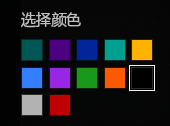
#> input picture eve-alert/docs/eve总览颜色.png, 170 x 126 px
$ python -i drone.py   (imports and definitions only)
#> lines starting #> are read from the running program, lines starting #| are printed output that depends on the picture; after the words box and inside, x2 and y2 are one past the last pixel; in counts of white or black regions, pixels touching at a corner belong together
### core/logger.py
"""日志模块。

统一配置 Python 标准库 `logging`，**仅记录异常 / 崩溃信息**（ERROR 及以上，
含 traceback）：监控线程异常、未捕获异常导致的闪退、警报播放失败等。
普通生命周期事件（启动 / 配置载入 / 窗口定位 / 检测命中等）不再写日志，保持日志简洁。

- **滚动文件**：默认写入「数据目录/logs/eve-alert.log」（由 `main.py` 传入 `base_dir=app_dir()`），超过 max_bytes 自动轮转；
- **控制台**：同步输出（仅 ERROR 及以上），便于启动排查；
- 日志级别可通过 config.json 的 `logging.level` 配置（debug/info/warning/error/critical），
  默认 `error`。
"""
from __future__ import annotations

import logging
from logging.handlers import RotatingFileHandler
from pathlib import Path

# 默认日志目录与文件名（相对 base_dir，即数据目录 app_dir()）
DEFAULT_LOG_FILENAME = "logs/eve-alert.log"
_LOGGER_LEVELS = {
    "debug": logging.DEBUG,
    "info": logging.INFO,
    "warning": logging.WARNING,
    "error": logging.ERROR,
    "critical": logging.CRITICAL,
}

_configured = False
_formatter = logging.Formatter(
    "%(asctime)s | %(levelname)-8s | %(name)s | %(message)s",
    "%Y-%m-%d %H:%M:%S",
)


# [56 lines left out: functions parse_level, setup_logging, not called in this run]


def get_logger(name: str | None = None) -> logging.Logger:
    """获取带命名空间的 logger（模块级使用，如 ``get_logger(__name__)``）。"""
    return logging.getLogger(name)

### core/paths.py
"""运行时路径解析。

区分「开发期」与「打包后（PyInstaller frozen）」两种运行环境：

- ``app_dir()``   —— 可写数据目录（config.json、logs/）：打包后为系统用户数据目录，
                     开发期为项目根目录。
- ``assets_dir()``—— 只读资源目录（assets/）：打包后为 PyInstaller 解包目录
                     （``sys._MEIPASS``），开发期为项目根目录。

打包（--onefile / --onedir）后 ``__file__`` 指向临时解包目录，不能用于定位可写数据；
logo / 警报音等资源经 ``--add-data`` 打进包内，运行时从 ``sys._MEIPASS`` 读取。
"""
from __future__ import annotations

import os
import sys
from pathlib import Path

# 打包后的用户数据目录名（config.json / logs/ 的父目录）
_APP_DATA_DIR_NAME = "eve-alert"


def app_dir() -> Path:
    """可写数据目录（config.json、logs/）。

    打包后写入系统用户数据目录 ``%APPDATA%\\eve-alert``（回退 ``%LOCALAPPDATA%`` /
    用户主目录），避免在 exe 所在目录或用户当前目录产生 config.json 与 logs/。
    开发期为项目根目录。
    """
    if getattr(sys, "frozen", False):
        base = (
            os.environ.get("APPDATA")
            or os.environ.get("LOCALAPPDATA")
            or str(Path.home())
        )
        return Path(base) / _APP_DATA_DIR_NAME
    return Path(__file__).resolve().parent.parent


def assets_dir() -> Path:
    """只读资源目录：打包后为 PyInstaller 解包目录，开发期为项目根目录。"""
    if getattr(sys, "frozen", False) and hasattr(sys, "_MEIPASS"):
        return Path(sys._MEIPASS)
    return app_dir()

### core/drone.py
"""无人机状态识别。

直接分析无人机列表原始像素，不做下采样。绿色 / 红色 / 橙色文字簇必须匹配
对应字样模板，并在同一行右侧找到血条，才计为有效无人机行。
"""
from __future__ import annotations

import time
from dataclasses import dataclass
from pathlib import Path

import cv2
import numpy as np

from core.logger import get_logger
from core.paths import assets_dir

logger = get_logger(__name__)


@dataclass(frozen=True)
class DroneState:
    idle_count: int
    combat: bool
    returning: bool
    damaged: bool
    all_idle: bool
    idle_chime: bool


_EMPTY_STATE = DroneState(0, False, False, False, False, False)
IDLE_ALERT_DELAY_SECONDS = 30.0

# 0.45 覆盖 0.5–1.5 倍实测下限；0.7 倍末行最低约 0.49，
# 与实心色块（约 0）及随机噪声（≤0.15）仍有充足区分度。
TEXT_MATCH_THRESHOLD = 0.45
TEXT_MIN_HEIGHT = 6
TEXT_ASPECT_MIN, TEXT_ASPECT_MAX = 1.8, 4.2
TEXT_MERGE_GAP = 6
BAR_MAX_HEIGHT = 12
BAR_MIN_WIDTH = 6
BAR_MIN_ASPECT = 2.5
BAR_VERTICAL_TOLERANCE = 0.7

_TEXT_KERNEL = np.ones((2, 1), dtype=np.uint8)
_GREEN_LOWER = np.array([40, 70, 80], dtype=np.uint8)
_GREEN_UPPER = np.array([80, 255, 255], dtype=np.uint8)
_RED_LOWER_1 = np.array([0, 120, 90], dtype=np.uint8)
_RED_UPPER_1 = np.array([10, 255, 255], dtype=np.uint8)
_RED_LOWER_2 = np.array([170, 120, 90], dtype=np.uint8)
_RED_UPPER_2 = np.array([179, 255, 255], dtype=np.uint8)
_ORANGE_LOWER = np.array([12, 100, 80], dtype=np.uint8)
_ORANGE_UPPER = np.array([35, 255, 255], dtype=np.uint8)
_WHITE_LOWER = np.array([0, 0, 140], dtype=np.uint8)
_WHITE_UPPER = np.array([179, 60, 255], dtype=np.uint8)


def to_bgr(frame: np.ndarray) -> np.ndarray | None:
    """把检测器支持的灰度 / BGRA / BGR 图像统一为 BGR。"""
    if not isinstance(frame, np.ndarray):
        return None
    if frame.ndim == 2:
        return cv2.cvtColor(frame, cv2.COLOR_GRAY2BGR)
    if frame.ndim == 3 and frame.shape[2] == 4:
        return cv2.cvtColor(frame, cv2.COLOR_BGRA2BGR)
    if frame.ndim == 3 and frame.shape[2] == 3:
        return frame
    return None


def build_color_masks(
    frame_bgr: np.ndarray,
) -> tuple[np.ndarray, np.ndarray, np.ndarray, np.ndarray]:
    """返回检测器使用的 green / red / orange / white 二值掩码。"""
    hsv = cv2.cvtColor(frame_bgr, cv2.COLOR_BGR2HSV)
    green = cv2.inRange(hsv, _GREEN_LOWER, _GREEN_UPPER)
    red = cv2.bitwise_or(
        cv2.inRange(hsv, _RED_LOWER_1, _RED_UPPER_1),
        cv2.inRange(hsv, _RED_LOWER_2, _RED_UPPER_2),
    )
    orange = cv2.inRange(hsv, _ORANGE_LOWER, _ORANGE_UPPER)
    white = cv2.inRange(hsv, _WHITE_LOWER, _WHITE_UPPER)
    return green, red, orange, white


def _merge_boxes(
    boxes: list[list[int]],
    *,
    max_gap: int,
) -> list[list[int]]:
    """合并水平间距不超过 ``max_gap`` 且垂直相交的相邻框。"""
    merged = [box[:] for box in boxes]
    changed = True
    while changed:
        changed = False
        index = 0
        while index < len(merged):
            other = index + 1
            while other < len(merged):
                left = merged[index]
                right = merged[other]
                overlap = min(left[3], right[3]) - max(left[1], right[1]) + 1
                gap = max(left[0], right[0]) - min(left[2], right[2]) - 1
                if overlap > 0 and gap <= max_gap:
                    merged[index] = [
                        min(left[0], right[0]),
                        min(left[1], right[1]),
                        max(left[2], right[2]),
                        max(left[3], right[3]),
                    ]
                    merged.pop(other)
                    changed = True
                else:
                    other += 1
            index += 1
    return merged


def _component_boxes(mask: np.ndarray) -> list[list[int]]:
    """返回连通域包含端点的矩形框 ``[x0, y0, x1, y1]``。"""
    try:
        _, _, stats, _ = cv2.connectedComponentsWithStats(mask, 8)
    except Exception:
        return []
    boxes: list[list[int]] = []
    for x, y, width, height, area in stats[1:]:
        if int(area) <= 0:
            continue
        x0, y0 = int(x), int(y)
        boxes.append([x0, y0, x0 + int(width) - 1, y0 + int(height) - 1])
    return boxes


def find_text_clusters(mask: np.ndarray) -> list[tuple[int, int, int, int]]:
    """提取并过滤绿色 / 红色文字簇，返回 ``(x0, y0, x1, y1)``。"""
    closed = prepare_text_mask(mask)
    boxes = _component_boxes(closed)
    boxes.sort(key=lambda box: (box[1], box[0], box[2], box[3]))
    clusters: list[tuple[int, int, int, int]] = []
    for x0, y0, x1, y1 in _merge_boxes(boxes, max_gap=TEXT_MERGE_GAP):
        width = x1 - x0 + 1
        height = y1 - y0 + 1
        if height < TEXT_MIN_HEIGHT:
            continue
        aspect = width / height
        if TEXT_ASPECT_MIN <= aspect <= TEXT_ASPECT_MAX:
            clusters.append((x0, y0, x1, y1))
    return sorted(clusters, key=lambda box: (box[1], box[0]))


def prepare_text_mask(mask: np.ndarray) -> np.ndarray:
    """执行文字簇使用的 ``1×2`` 纵向闭运算。"""
    return cv2.morphologyEx(mask, cv2.MORPH_CLOSE, _TEXT_KERNEL)


def find_bar_components(mask: np.ndarray) -> list[tuple[int, int, int, int]]:
    """提取短而宽的血条段，返回 ``(x0, y0, x1, y1)``。"""
    bars: list[tuple[int, int, int, int]] = []
    for x0, y0, x1, y1 in _component_boxes(mask):
        width = x1 - x0 + 1
        height = y1 - y0 + 1
        if (
            height <= BAR_MAX_HEIGHT
            and width >= BAR_MIN_WIDTH
            and width / height >= BAR_MIN_ASPECT
        ):
            bars.append((x0, y0, x1, y1))
    return sorted(bars, key=lambda box: (box[1], box[0]))


def _load_binary_template(path: Path) -> np.ndarray | None:
    """使用支持中文路径的方式读取单通道 0/255 模板。"""
    try:
        encoded = np.fromfile(path, dtype=np.uint8)
        image = cv2.imdecode(encoded, cv2.IMREAD_GRAYSCALE)
    except Exception:
        return None
    if image is None or image.size == 0 or image.ndim != 2:
        return None
    if image.shape[0] < TEXT_MIN_HEIGHT or image.shape[1] < 2:
        return None
    return np.where(image > 0, 255, 0).astype(np.uint8)


# [30 lines left out: functions _bar_belongs_to_text, _bar_center_inside_text, not called in this run]


def _standalone_red_bar_exists(
    red_bars: list[tuple[int, int, int, int]],
    text_clusters: list[tuple[int, int, int, int]],
) -> bool:
    """存在不属于文字笔画区域的红色血条段。"""
    return any(
        not any(_bar_center_inside_text(bar, text) for text in text_clusters)
        for bar in red_bars
    )


class DroneDetector:
    """带时序确认与一次性「叮咚」事件的无人机检测器。"""

    def __init__(
        self,
        confirm_frames: int = 3,
        damage_frames: int = 2,
        idle_delay_seconds: float = IDLE_ALERT_DELAY_SECONDS,
        clock=None,
        templates_dir: str | Path | None = None,
    ):
        try:
            self.confirm_frames = max(1, int(confirm_frames))
        except (TypeError, ValueError, OverflowError):
            self.confirm_frames = 3
        try:
            self.damage_frames = max(1, int(damage_frames))
        except (TypeError, ValueError, OverflowError):
            self.damage_frames = 2
        try:
            self.idle_delay_seconds = max(0.0, float(idle_delay_seconds))
        except (TypeError, ValueError, OverflowError):
            self.idle_delay_seconds = IDLE_ALERT_DELAY_SECONDS
        self._clock = clock or time.monotonic
        self._templates_dir = (
            Path(templates_dir)
            if templates_dir is not None
            else assets_dir() / "assets" / "drone_templates"
        )
        self._templates: dict[str, np.ndarray] = {}
        self._using_templates = False
        self._template_warning_emitted = False
        self._load_templates()
        self.reset()

    def _load_templates(self) -> None:
        templates: dict[str, np.ndarray] = {}
        for key in ("idle", "combat", "return"):
            template = _load_binary_template(self._templates_dir / f"{key}.png")
            if template is not None:
                templates[key] = template
        if len(templates) == 3:
            self._templates = templates
            self._using_templates = True
            return
        self._templates = {}
        self._using_templates = False
        if not self._template_warning_emitted:
            self._template_warning_emitted = True
            logger.warning(
                "无人机文字模板缺失或不可读，降级为颜色行 + 血条确认：%s",
                self._templates_dir,
            )

    def reset(self) -> None:
        """清除连续帧计数、空闲计时与一次性事件。"""
        self._idle_streak = 0
        self._alarm_streak = 0
        self._all_idle_since: float | None = None
        self._idle_chime_fired = False

    def damage_alarm_active(self) -> bool:
        """「战斗中 + 红血条」是否已达到连续帧确认。"""
        return self._alarm_streak >= self.damage_frames

    def update(self, frame_bgr: np.ndarray | None) -> DroneState:
        """分析一帧并返回纯状态；非法输入安全返回全 False。"""
        analysis = self._analyze(frame_bgr)
        if analysis is None:
            self._idle_streak = 0
            self._alarm_streak = 0
            self._all_idle_since = None
            self._idle_chime_fired = False
            return _EMPTY_STATE

        idle_count, combat, returning, damaged = analysis
        idle_present = idle_count >= 1 and not combat and not returning
        if idle_present:
            self._idle_streak += 1
        else:
            self._idle_streak = 0

        if combat and damaged:
            self._alarm_streak += 1
        else:
            self._alarm_streak = 0

        all_idle = self._idle_streak >= self.confirm_frames
        idle_chime = False
        if not all_idle:
            self._all_idle_since = None
            self._idle_chime_fired = False
        else:
            now = self._clock()
            if self._all_idle_since is None:
                self._all_idle_since = now
            if (
                not self._idle_chime_fired
                and now - self._all_idle_since >= self.idle_delay_seconds
            ):
                idle_chime = True
                self._idle_chime_fired = True

        return DroneState(
            idle_count=idle_count,
            combat=combat,
            returning=returning,
            damaged=damaged,
            all_idle=all_idle,
            idle_chime=idle_chime,
        )

    # [28 lines left out: function _match_text, not called in this run]

    def _analyze(
        self, frame_bgr: np.ndarray | None
    ) -> tuple[int, bool, bool, bool] | None:
        """返回 ``(空闲行数, 战斗中, 返回中, 红色血条)``。"""
        if not isinstance(frame_bgr, np.ndarray) or frame_bgr.size == 0:
            return None
        if frame_bgr.ndim not in (2, 3):
            return None
        height, width = frame_bgr.shape[:2]
        if height < 3 or width < 3:
            return None
        try:
            bgr = to_bgr(frame_bgr)
            if bgr is None:
                return None
            green, red, orange, white = build_color_masks(bgr)
            white_bars = find_bar_components(white)
            red_bars = find_bar_components(red)
            if not self._using_templates:
                return self._analyze_fallback(
                    green, red, orange, white_bars, red_bars
                )

            idle_count = 0
            for x0, y0, x1, y1 in find_text_clusters(green):
                crop = green[y0 : y1 + 1, x0 : x1 + 1]
                score = self._match_text(crop, self._templates["idle"])
                if score < TEXT_MATCH_THRESHOLD:
                    continue
                text = (x0, y0, x1, y1)
                if any(
                    _bar_belongs_to_text(text, bar, y1 - y0 + 1)
                    for bar in white_bars
                ):
                    idle_count += 1

            combat = False
            damaged = False
            valid_combat = False
            red_clusters = find_text_clusters(red)
            for x0, y0, x1, y1 in red_clusters:
                crop = red[y0 : y1 + 1, x0 : x1 + 1]
                score = self._match_text(crop, self._templates["combat"])
                if score < TEXT_MATCH_THRESHOLD:
                    continue
                text = (x0, y0, x1, y1)
                text_height = y1 - y0 + 1
                has_white_bar = any(
                    _bar_belongs_to_text(text, bar, text_height)
                    for bar in white_bars
                )
                has_red_bar = any(
                    _bar_belongs_to_text(text, bar, text_height)
                    for bar in red_bars
                )
                if has_white_bar or has_red_bar:
                    combat = True
                    valid_combat = True
                if has_red_bar:
                    damaged = True
            if not valid_combat:
                # 无战斗字样时保留纯红血条告警状态，但排除小尺度文字自身
                # 被宽高比规则误判成的“血条”。
                damaged = _standalone_red_bar_exists(red_bars, red_clusters)

            returning = False
            for x0, y0, x1, y1 in find_text_clusters(orange):
                crop = orange[y0 : y1 + 1, x0 : x1 + 1]
                score = self._match_text(crop, self._templates["return"])
                if score < TEXT_MATCH_THRESHOLD:
                    continue
                text = (x0, y0, x1, y1)
                text_height = y1 - y0 + 1
                if any(
                    _bar_belongs_to_text(text, bar, text_height)
                    for bar in (*white_bars, *red_bars)
                ):
                    returning = True
            return idle_count, combat, returning, damaged
        except Exception:
            logger.debug("无人机帧分析失败", exc_info=True)
            return None

    @staticmethod
    def _analyze_fallback(
        green: np.ndarray,
        red: np.ndarray,
        orange: np.ndarray,
        white_bars: list[tuple[int, int, int, int]],
        red_bars: list[tuple[int, int, int, int]],
    ) -> tuple[int, bool, bool, bool]:
        """模板不可用时，以颜色行 + 右侧血条作为兼容降级路径。"""
        idle_count = 0
        row_counts = np.count_nonzero(green, axis=1)
        present_rows = np.flatnonzero(row_counts >= 8)
        groups: list[tuple[int, int]] = []
        for row in present_rows:
            current = int(row)
            if not groups or current - groups[-1][1] > 3:
                groups.append((current, current))
            else:
                groups[-1] = (groups[-1][0], current)
        for y0, y1 in groups:
            columns = np.flatnonzero(np.any(green[y0 : y1 + 1] > 0, axis=0))
            if columns.size == 0:
                continue
            text = (int(columns[0]), y0, int(columns[-1]), y1)
            if any(
                _bar_belongs_to_text(text, bar, y1 - y0 + 1)
                for bar in white_bars
            ):
                idle_count += 1

        combat = False
        damaged = False
        valid_combat = False
        red_clusters = find_text_clusters(red)
        for cluster in red_clusters:
            _x0, y0, _x1, y1 = cluster
            text_height = y1 - y0 + 1
            if text_height < 9:
                continue
            has_white_bar = any(
                _bar_belongs_to_text(cluster, bar, text_height)
                for bar in white_bars
            )
            has_red_bar = any(
                _bar_belongs_to_text(cluster, bar, text_height)
                for bar in red_bars
            )
            if has_white_bar or has_red_bar:
                combat = True
                valid_combat = True
            if has_red_bar:
                damaged = True
        if not valid_combat:
            damaged = _standalone_red_bar_exists(red_bars, red_clusters)

        returning = False
        for cluster in find_text_clusters(orange):
            _x0, y0, _x1, y1 = cluster
            text_height = y1 - y0 + 1
            if text_height < 9:
                continue
            if any(
                _bar_belongs_to_text(cluster, bar, text_height)
                for bar in (*white_bars, *red_bars)
            ):
                returning = True
        return idle_count, combat, returning, damaged

>>> import cv2
>>> picture = cv2.imread('../eve-alert/docs/eve总览颜色.png')
#> picture is the input picture: shape (126, 170, 3); mean B, G, R 32, 29.7, 31.4
>>> result = DroneDetector().update(picture)
#> in build_color_masks, `hsv = cv2.cvtColor(frame_bgr, cv2.COLOR_BGR2HSV)`: hsv: shape (126, 170, 3); mean H, S, V 56.1, 80.8, 49
#> in build_color_masks, `green = cv2.inRange(hsv, _GREEN_LOWER, _GREEN_UPPER)`:
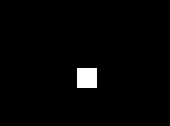
#> green: shape (126, 170); 1.9% white; 1 white region, box (x1, y1, x2, y2) and area: (77, 68, 97, 88) 400
#> in build_color_masks, `red = cv2.bitwise_or( cv2.inRange(hsv, _RED_LOWER_1, _RED_UPPER_1), cv..`:
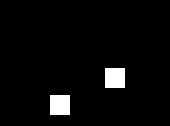
#> red: shape (126, 170); 3.7% white; 2 white regions, box (x1, y1, x2, y2) and area: (105, 68, 125, 88) 400, (50, 95, 70, 115) 400
#> in build_color_masks, `orange = cv2.inRange(hsv, _ORANGE_LOWER, _ORANGE_UPPER)`:
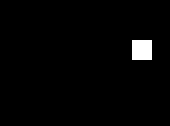
#> orange: shape (126, 170); 1.9% white; 1 white region, box (x1, y1, x2, y2) and area: (132, 40, 152, 60) 400
#> in build_color_masks, `white = cv2.inRange(hsv, _WHITE_LOWER, _WHITE_UPPER)`:
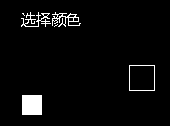
#> white: shape (126, 170); 3.8% white; 6 white regions (2 under 20 px), largest, box (x1, y1, x2, y2) and area: (22, 95, 42, 115) 400, (52, 12, 81, 27) 156, (21, 12, 51, 27) 153, (129, 65, 155, 91) 100
#> the loop in find_bar_components, `for x0, y0, x1, y1 in _component_boxes(mask):` made 6 passes
#> (x0, y0, x1, y1, width, height) on passes 1 to 6: (22, 13, 24, 15, 3, 3), (21, 12, 50, 26, 30, 15), (52, 12, 80, 26, 29, 15), (54, 24, 57, 26, 4, 3), (129, 65, 154, 90, 26, 26), (22, 95, 41, 114, 20, 20)
#> after the loop in find_bar_components, `for x0, y0, x1, y1 in _component_boxes(mask):`: bars = []
#> the loop in find_bar_components (call 2), `for x0, y0, x1, y1 in _component_boxes(mask):` made 2 passes
#> (x0, y0, x1, y1, width, height) on passes 1 to 2: (105, 68, 124, 87, 20, 20), (50, 95, 69, 114, 20, 20)
#> in _analyze_fallback, `row_counts = np.count_nonzero(green, axis=1)`: row_counts = 126 values, max 20 at index 68, min 0 at index 0, mean 3.17
#> in _analyze_fallback, `present_rows = np.flatnonzero(row_counts >= 8)`: present_rows = 20 values from 68 to 87
#> the loop in _analyze_fallback, `for row in present_rows:` made 20 passes
#> after the loop in _analyze_fallback, `for row in present_rows:`: groups = [(68, 87)]
#> the loop in _analyze_fallback, `for y0, y1 in groups:` made 1 pass
#> (y0, y1, text) on pass 1: (68, 87, (77, 68, 96, 87))
#> after the loop in _analyze_fallback, `for y0, y1 in groups:`: idle_count = 0
#> in prepare_text_mask, `return cv2.morphologyEx(mask, cv2.MORPH_CLOSE, _TEXT_KERNEL)`:
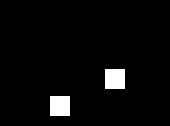
#> returned value: shape (126, 170); 3.7% white; 2 white regions, box (x1, y1, x2, y2) and area: (105, 69, 125, 89) 400, (50, 96, 70, 116) 400
#> in find_text_clusters, `boxes = _component_boxes(closed)`: boxes = [[105, 69, 124, 88], [50, 96, 69, 115]]
#> in _merge_boxes, `changed = True`: changed = True
#> the loop in find_text_clusters, `for x0, y0, x1, y1 in _merge_boxes(boxes, max_gap=TEXT_MERGE_GAP):` made 2 passes
#> (x0, y0, x1, y1, width, height, aspect) on passes 1 to 2: (105, 69, 124, 88, 20, 20, 1), (50, 96, 69, 115, 20, 20, 1)
#> after the loop in find_text_clusters, `for x0, y0, x1, y1 in _merge_boxes(boxes, max_gap=TEXT_MERGE_GAP):`: clusters = []
#> in _analyze_fallback, `damaged = _standalone_red_bar_exists(red_bars, red_clusters)`: damaged = False
#> in find_text_clusters (call 2), `closed = prepare_text_mask(mask)`:
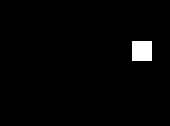
#> closed: shape (126, 170); 1.9% white; 1 white region, box (x1, y1, x2, y2) and area: (132, 41, 152, 61) 400
#> in find_text_clusters (call 2), `boxes = _component_boxes(closed)`: boxes = [[132, 41, 151, 60]]
#> in update, `analysis = self._analyze(frame_bgr)`: analysis = (0, False, False, False)
#> in update, `idle_count, combat, returning, damaged = analysis`: idle_count = 0; combat = False
